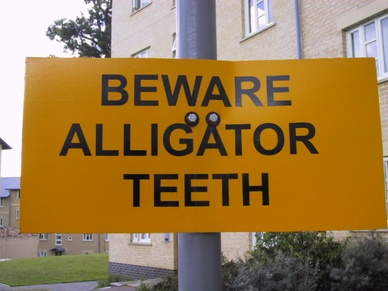
#> input picture photos/219.jpg, 388 x 291 px, shrunk from 640 x 480 before the run; its folder holds 4 pictures in this run
$ python edge_detect.py
#> lines starting #> are read from the running program, lines starting #| are printed output that depends on the picture; after the words box and inside, x2 and y2 are one past the last pixel; in counts of white or black regions, pixels touching at a corner belong together
# coding: utf-8
"""Ref: Lowe D G. Distinctive image features from scale-invariant keypoints[J]. International journal of computer vision, 2004, 60(2): 91-110."""
import numpy as np
from matplotlib import pyplot as plt
import matplotlib.image as mpimg
import os
import copy


# [26 lines left out: function conv_gaussian_lap, not called in this run]

def conv_gaussian(sig,img):
    """Return gaussian convoled image"""
    I,J=img.shape
    Ga = lambda x, sig: 1 / (2*np.pi * sig ** 2) * np.exp(-x ** 2 / (2*np.pi * sig ** 2))
    # 1234:ESWN
    sigr = 3
    x = np.arange(sig * sigr + 1).astype('int')
    Gx = Ga(x, sig)
    # interval  * four directions
    Gs = np.outer(Gx[1:], np.ones(4))
    Io = np.stack( (np.concatenate((img[:, 1:], np.zeros(I).reshape(I, 1)), 1),
                    np.concatenate((img[1:, :], np.zeros(J).reshape(1, J))),
                    np.concatenate((np.zeros(I).reshape(I,1),img[:,:-1]),1),
                    np.concatenate((np.zeros(J).reshape(1,J),img[:-1,:])),
                    ))
    for s in x[2:]:
        Io=np.vstack( (Io,
                       np.concatenate((img[:, s:], np.zeros(I*s).reshape(I, s)), 1).reshape(1,I,J),
                       np.concatenate((img[s:, :], np.zeros(J*s).reshape(s, J))).reshape(1,I,J),
                       np.concatenate((np.zeros(I*s).reshape(I,s),img[:,:-s]),1).reshape(1,I,J),
                       np.concatenate((np.zeros(J*s).reshape(s,J),img[:-s,:])).reshape(1,I,J),
                       )
                      )
    Isig = np.sum(np.multiply(Gs.flatten().reshape(Io.shape[0],1,1),Io),0)
    Isig+=img*Gx[0]
    return Isig

# [76 lines left out: functions plot_imgs, dogs_hasminmax, not called in this run]

def dog_hasminmax(img):
    """Return minmax mask of a DoG image."""
    maxm=img==1
    Dm=copy.deepcopy(maxm)
    # E,S,W,N,NE,ES,WS,WN
    Dm[:,1:][maxm[:,:-1]]=True
    Dm[1:,:][maxm[:-1,:]]=True
    Dm[:,:-1][maxm[:,1:]]=True
    Dm[:-1,:][maxm[1:,:]]=True
    Dm[:-1,1:][maxm[1:,:-1]]=True
    Dm[1:,1:][maxm[:-1,:-1]]=True
    Dm[1:,:-1][maxm[:-1,1:]]=True
    Dm[:-1,:-1][maxm[1:,1:]]=True

    minm=img==-1
    Dmi=copy.deepcopy(minm)
    # E,S,W,N,NE,ES,WS,WN
    Dmi[:,1:][minm[:,:-1]]=True
    Dmi[1:,:][minm[:-1,:]]=True
    Dmi[:,:-1][minm[:,1:]]=True
    Dmi[:-1,:][minm[1:,:]]=True
    Dmi[:-1,1:][minm[1:,:-1]]=True
    Dmi[1:,1:][minm[:-1,:-1]]=True
    Dmi[1:,:-1][minm[:-1,1:]]=True
    Dmi[:-1,:-1][minm[1:,1:]]=True

    # Dm[:,2:][maxm[:,:-2]]=True
    # Dm[2:,:][maxm[:-2,:]]=True
    # Dm[:,:-2][maxm[:,2:]]=True
    # Dm[:-2,:][maxm[2:,:]]=True
    # Dm[:-2,2:][maxm[2:,:-2]]=True
    # Dm[2:,2:][maxm[:-2,:-2]]=True
    # Dm[2:,:-2][maxm[:-2,2:]]=True
    # Dm[:-2,:-2][maxm[2:,2:]]=True

    # Dmi[:,2:][minm[:,:-2]]=True
    # Dmi[2:,:][minm[:-2,:]]=True
    # Dmi[:,:-2][minm[:,2:]]=True
    # Dmi[:-2,:][minm[2:,:]]=True
    # Dmi[:-2,2:][minm[2:,:-2]]=True
    # Dmi[2:,2:][minm[:-2,:-2]]=True
    # Dmi[2:,:-2][minm[:-2,2:]]=True
    # Dmi[:-2,:-2][minm[2:,2:]]=True
    return np.logical_and(Dm,Dmi)

def sps(imgs):
    """Return threshold of minmax in a DoG sequence."""
    hbl=[np.histogram(D[i,:,:].flatten(),bins=nbin) for i in range(D.shape[0])]
    sp=[np.dot(hb[0],hb[1][:-1])/np.sum(hb[0]) for hb in hbl]
    return sp


if __name__=="__main__":
    data_path = os.path.join(os.getcwd(), 'photos')
    im_flist = os.listdir(data_path)
    im_no = 1
    ims = mpimg.imread(os.path.join(data_path, im_flist[im_no]))
#> ims is the input picture: shape (291, 388, 3); mean R, G, B 154.1, 122.2, 72.2
    # im=ims[100:300,:300,2]
    im=ims[:,:,0]
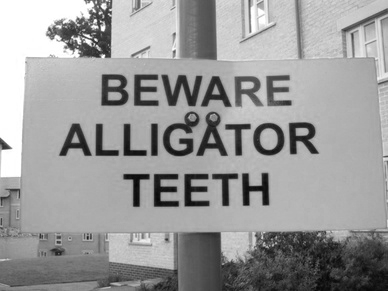
#> im: shape (291, 388); min 6, max 255, mean 154.1

    im=im/np.sum(im)
    I, J = im.shape
#> I = 291; J = 388

    nint=2
    nbin=30
    no=2
    # k=2^[-1,0,1,2,3]/s, s=nint
    sig=[2**(i/nint) for i in range(-1,nint+2)]
    Lsig=np.array([conv_gaussian(sig[i],im) for i in range(len(sig))])
#> call 4 of conv_gaussian, with sig = 2
#> in conv_gaussian (call 4), `Isig = np.sum(np.multiply(Gs.flatten().reshape(Io.shape[0],1,1),Io),0)`:
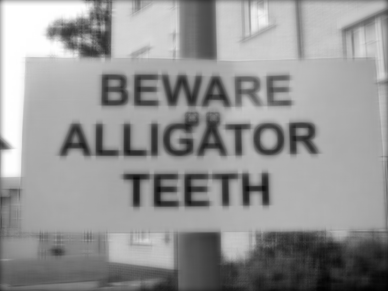
#> Isig: shape (291, 388) float64; min 3.15e-07, max 8.52e-06, mean 5.1e-06; drawn with min black and max white
    Lm=np.max(Lsig,(1,2)).reshape((Lsig.shape[0],1,1))
#> Lm = [2.45e-05, 1.75e-05, 1.31e-05, 9.1e-06, 6.62e-06]
    Lsig=np.multiply(Lsig,1/Lm)
    D=Lsig[1:,:,:]-Lsig[:1,:,:]
    # hist,bx=np.histogram(D[0,:,:].flatten(),bins=nbin)
    # sp=np.dot(hist,bx[:-1])/np.sum(hist)
    # Dq=[copy.deepcopy(D[0,:,:])]
    # Dq[-1][abs(Dq[-1])<abs(sp)]=0
    # Dq[-1][Dq[-1]>0]=1
    # Dq[-1][Dq[-1]<0]=-1
    Dd=[D[0,:,:]]

    for o in range(1,no):
        Lsig=Lsig[-2:,:,:][:,::2,::2]
        Lsig=np.vstack((conv_gaussian(sig[0],Lsig[0,:,:]).reshape((1,Lsig.shape[1],Lsig.shape[2])),
                        Lsig,np.array([conv_gaussian(s,Lsig[0,:,:]) for s in sig[3:]])))
        Lm=np.max(Lsig,(1,2)).reshape((Lsig.shape[0],1,1))
        Lsig=np.multiply(Lsig,1/Lm)
        D=Lsig[1:,:,:]-Lsig[:1,:,:]
        sp=np.array(sps(D))
        Dq=copy.deepcopy(D)
        Dq[abs(Dq)<abs(sp.reshape((D.shape[0],1,1)))]=0
        Dq[Dq>0]=1
        Dq[Dq<0]=-1
        Dd=[*Dd,D[0,:,:]]

        Dm=dog_hasminmax(Dq[0])
        Dqm=copy.deepcopy(Dq[0])
        Dqm[np.logical_not(Dm)]=0
        ax=plt.subplot(121)
        # plt.imshow(Dd[1],cmap='Blues')
        plt.imshow(Dqm,cmap='Blues')
        ax.set_title('edge pixels, sigma=2')
        plt.colorbar(orientation='horizontal')
        ax=plt.subplot(122)
        # plt.imshow(ims[100:300,:300],cmap='Blues')
        # plt.imshow(Dq[0],cmap='Blues')
        plt.imshow(im,cmap='Blues')
        ax.set_title('sample')
        plt.colorbar(orientation='horizontal')
        plt.show()
#> this loop made 1 pass
#> (Lm, sp) on pass 1: ([1.67, 1, 1, 0.621, 0.451], [-0.000688, -0.00295, -0.011, -0.0163])
#> pass 1, in conv_gaussian (call 6), `Isig = np.sum(np.multiply(Gs.flatten().reshape(Io.shape[0],1,1),Io),0)`:
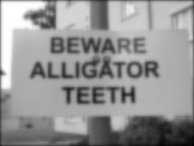
#> Isig: shape (146, 194) float64; min 0.0357, max 1.36, mean 0.806; drawn with min black and max white
#> pass 1, in conv_gaussian (call 7), `Isig = np.sum(np.multiply(Gs.flatten().reshape(Io.shape[0],1,1),Io),0)`:
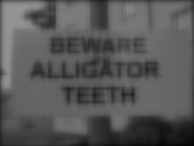
#> Isig: shape (146, 194) float64; min 0.017, max 0.581, mean 0.343
#> pass 1, `plt.show()`:
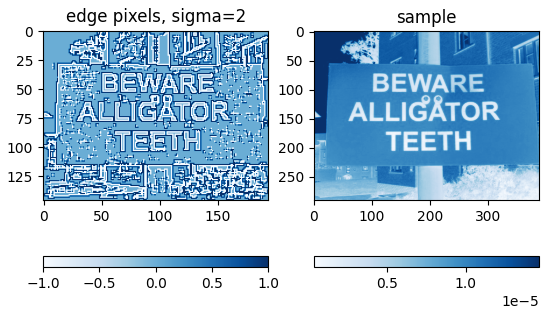
#> figure drawn by matplotlib, 4 panels
#> after the loop:
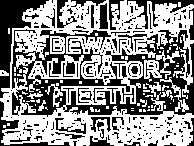
#> Dm: shape (146, 194) bool; 55.5% white; 277 black regions (224 under 20 px), largest, box (x1, y1, x2, y2) and area: (12, 29, 194, 117) 6616, (0, 0, 49, 98) 1502, (127, 0, 194, 29) 444
#> after the loop:
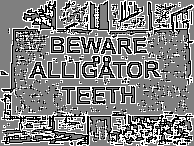
#> Dqm: shape (146, 194) float64; min -1, max 1, mean 0.0307; drawn with min black and max white
#> after the loop, Dd = 2 items

    # plot_imgs(Lsig)
    # plot_imgs(D)
